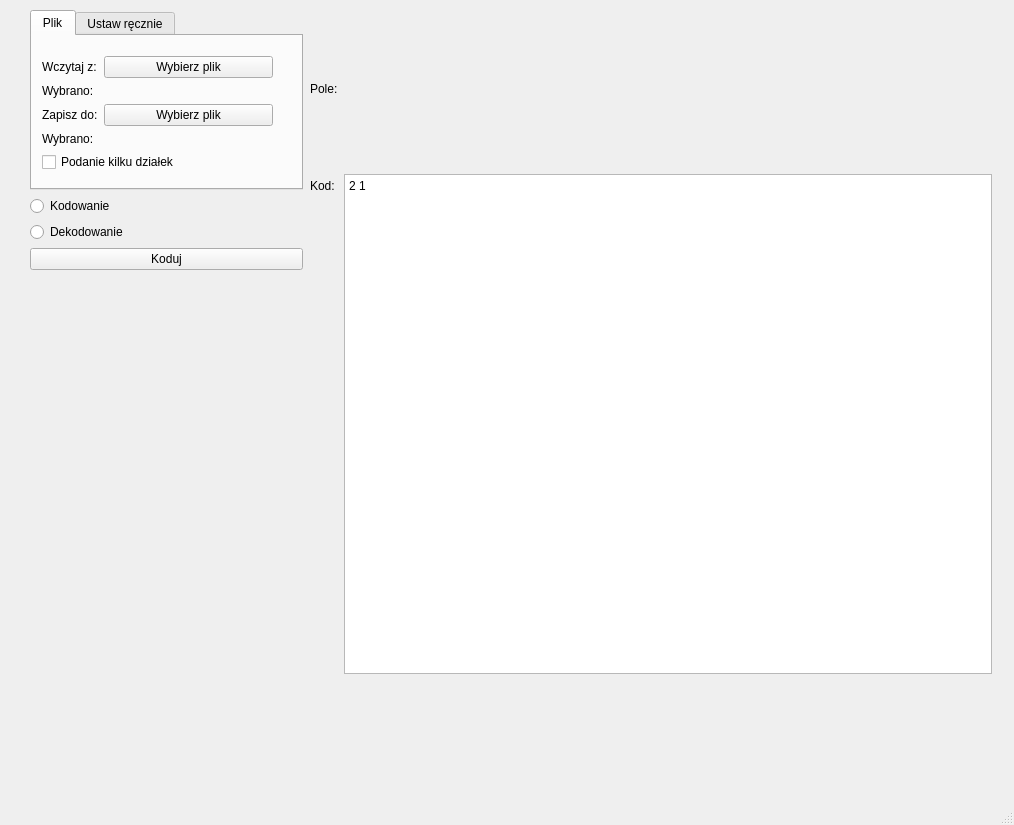
<?xml version="1.0" encoding="UTF-8"?>
<ui version="4.0">
 <class>MainWindow</class>
 <widget class="QMainWindow" name="MainWindow">
  <property name="geometry">
   <rect>
    <x>0</x>
    <y>0</y>
    <width>1014</width>
    <height>825</height>
   </rect>
  </property>
  <property name="sizePolicy">
   <sizepolicy hsizetype="Preferred" vsizetype="Preferred">
    <horstretch>0</horstretch>
    <verstretch>0</verstretch>
   </sizepolicy>
  </property>
  <property name="windowTitle">
   <string>MainWindow</string>
  </property>
  <widget class="QWidget" name="centralwidget">
   <property name="sizePolicy">
    <sizepolicy hsizetype="Preferred" vsizetype="Preferred">
     <horstretch>0</horstretch>
     <verstretch>0</verstretch>
    </sizepolicy>
   </property>
   <property name="acceptDrops">
    <bool>false</bool>
   </property>
   <property name="layoutDirection">
    <enum>Qt::LeftToRight</enum>
   </property>
   <widget class="QWidget" name="formLayoutWidget_3">
    <property name="geometry">
     <rect>
      <x>310</x>
      <y>10</y>
      <width>682</width>
      <height>736</height>
     </rect>
    </property>
    <layout class="QFormLayout" name="formLayout_3">
     <item row="0" column="0">
      <widget class="QLabel" name="label_7">
       <property name="text">
        <string>Pole:</string>
       </property>
      </widget>
     </item>
     <item row="1" column="0">
      <widget class="QLabel" name="label_8">
       <property name="text">
        <string>Kod:</string>
       </property>
      </widget>
     </item>
     <item row="0" column="1">
      <layout class="QGridLayout" name="gridLayout">
       <property name="sizeConstraint">
        <enum>QLayout::SetFixedSize</enum>
       </property>
      </layout>
     </item>
     <item row="1" column="1">
      <widget class="QPlainTextEdit" name="plainTextEdit">
       <property name="enabled">
        <bool>true</bool>
       </property>
       <property name="maximumSize">
        <size>
         <width>16777215</width>
         <height>500</height>
        </size>
       </property>
       <property name="plainText">
        <string>2 1</string>
       </property>
      </widget>
     </item>
    </layout>
   </widget>
   <widget class="QWidget" name="layoutWidget">
    <property name="geometry">
     <rect>
      <x>30</x>
      <y>10</y>
      <width>273</width>
      <height>761</height>
     </rect>
    </property>
    <layout class="QVBoxLayout" name="verticalLayout_2">
     <item>
      <widget class="QTabWidget" name="tabWidget">
       <property name="enabled">
        <bool>true</bool>
       </property>
       <property name="sizePolicy">
        <sizepolicy hsizetype="Expanding" vsizetype="Fixed">
         <horstretch>0</horstretch>
         <verstretch>0</verstretch>
        </sizepolicy>
       </property>
       <property name="minimumSize">
        <size>
         <width>0</width>
         <height>180</height>
        </size>
       </property>
       <property name="currentIndex">
        <number>0</number>
       </property>
       <widget class="QWidget" name="tab">
        <attribute name="title">
         <string>Plik</string>
        </attribute>
        <widget class="QWidget" name="formLayoutWidget">
         <property name="geometry">
          <rect>
           <x>10</x>
           <y>20</y>
           <width>231</width>
           <height>171</height>
          </rect>
         </property>
         <layout class="QFormLayout" name="formLayout">
          <item row="0" column="0">
           <widget class="QLabel" name="label_2">
            <property name="text">
             <string>Wczytaj z:</string>
            </property>
           </widget>
          </item>
          <item row="0" column="1">
           <widget class="QPushButton" name="pushButtonOpenFile">
            <property name="text">
             <string>Wybierz plik</string>
            </property>
           </widget>
          </item>
          <item row="1" column="0">
           <widget class="QLabel" name="label_6">
            <property name="text">
             <string>Wybrano:</string>
            </property>
           </widget>
          </item>
          <item row="1" column="1">
           <widget class="QLabel" name="label_open_file">
            <property name="text">
             <string/>
            </property>
           </widget>
          </item>
          <item row="2" column="0">
           <widget class="QLabel" name="label_3">
            <property name="text">
             <string>Zapisz do:</string>
            </property>
           </widget>
          </item>
          <item row="2" column="1">
           <widget class="QPushButton" name="pushButtonSaveFile">
            <property name="text">
             <string>Wybierz plik</string>
            </property>
           </widget>
          </item>
          <item row="3" column="0">
           <widget class="QLabel" name="label_9">
            <property name="text">
             <string>Wybrano:</string>
            </property>
           </widget>
          </item>
          <item row="3" column="1">
           <widget class="QLabel" name="label_save_file">
            <property name="text">
             <string/>
            </property>
           </widget>
          </item>
          <item row="4" column="0" colspan="2">
           <widget class="QCheckBox" name="checkBox_multi">
            <property name="text">
             <string>Podanie kilku działek</string>
            </property>
           </widget>
          </item>
         </layout>
        </widget>
       </widget>
       <widget class="QWidget" name="tab_2">
        <attribute name="title">
         <string>Ustaw ręcznie</string>
        </attribute>
        <widget class="QWidget" name="formLayoutWidget_2">
         <property name="geometry">
          <rect>
           <x>10</x>
           <y>20</y>
           <width>196</width>
           <height>80</height>
          </rect>
         </property>
         <layout class="QFormLayout" name="formLayout_2">
          <property name="sizeConstraint">
           <enum>QLayout::SetDefaultConstraint</enum>
          </property>
          <item row="0" column="0">
           <widget class="QLabel" name="label_4">
            <property name="text">
             <string>Bok = 2 do potęgi:</string>
            </property>
           </widget>
          </item>
          <item row="0" column="1">
           <widget class="QSpinBox" name="spinBoxPotega">
            <property name="minimum">
             <number>1</number>
            </property>
            <property name="maximum">
             <number>6</number>
            </property>
            <property name="value">
             <number>2</number>
            </property>
           </widget>
          </item>
          <item row="1" column="0">
           <widget class="QLabel" name="label_5">
            <property name="text">
             <string>Bok:</string>
            </property>
           </widget>
          </item>
          <item row="1" column="1">
           <widget class="QLabel" name="label_bok">
            <property name="text">
             <string>4</string>
            </property>
           </widget>
          </item>
         </layout>
        </widget>
       </widget>
      </widget>
     </item>
     <item>
      <layout class="QVBoxLayout" name="verticalLayout">
       <item>
        <widget class="QRadioButton" name="radioButtonKod">
         <property name="text">
          <string>Kodowanie</string>
         </property>
        </widget>
       </item>
       <item>
        <widget class="QRadioButton" name="radioButtonDekod">
         <property name="text">
          <string>Dekodowanie</string>
         </property>
        </widget>
       </item>
       <item>
        <widget class="QPushButton" name="pushButtonKodDekod">
         <property name="text">
          <string>Koduj</string>
         </property>
        </widget>
       </item>
       <item>
        <widget class="QLabel" name="label_info">
         <property name="text">
          <string/>
         </property>
         <property name="textFormat">
          <enum>Qt::MarkdownText</enum>
         </property>
         <property name="wordWrap">
          <bool>true</bool>
         </property>
         <property name="textInteractionFlags">
          <set>Qt::LinksAccessibleByMouse</set>
         </property>
        </widget>
       </item>
       <item>
        <spacer name="verticalSpacer">
         <property name="orientation">
          <enum>Qt::Vertical</enum>
         </property>
         <property name="sizeHint" stdset="0">
          <size>
           <width>20</width>
           <height>10</height>
          </size>
         </property>
        </spacer>
       </item>
      </layout>
     </item>
    </layout>
   </widget>
  </widget>
  <widget class="QMenuBar" name="menubar">
   <property name="geometry">
    <rect>
     <x>0</x>
     <y>0</y>
     <width>1014</width>
     <height>25</height>
    </rect>
   </property>
  </widget>
  <widget class="QStatusBar" name="statusbar"/>
 </widget>
 <resources/>
 <connections/>
</ui>
